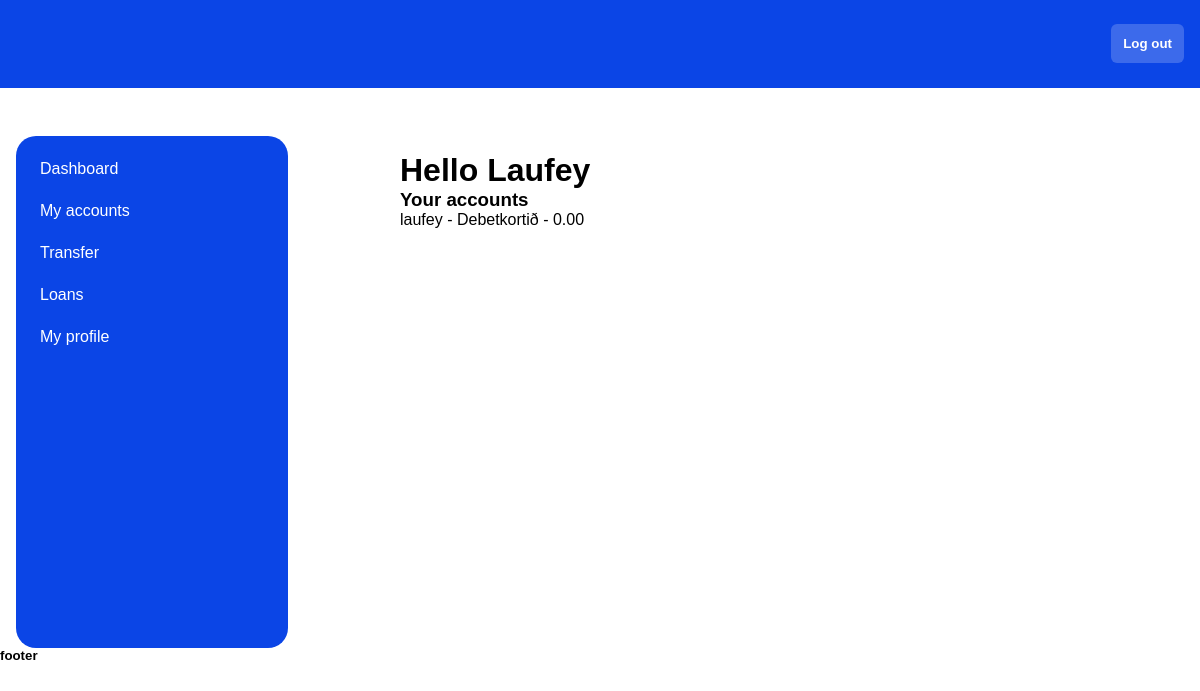
The page /accounts/ (signed in) on the database its author committed.
### bank_app/models.py (models this page shows, shortened)
class Account(models.Model):
   user = models.ForeignKey(User, on_delete=models.CASCADE)
   title = models.CharField(max_length=200)
   balance = models.DecimalField(max_digits=6, decimal_places=2, default=0)
   last_update = models.DateTimeField(auto_now_add=True, null=True)
   class Meta:
      get_latest_by = 'pk'

### bank_app/views.py (the view)
# urls.py: path('accounts/', views.accounts, name='accounts'),
@login_required
def accounts(request):
   user=request.user
   context = {
      'form':createAccount,
      'accounts':Account.objects.all(),
      'user_id':user.id,
      }
   return render(request, 'bank_app/accounts.html', context)

### bank_app/templates/bank_app/accounts.html
{% extends 'bank_app/base/base3.html' %}
{% block content %}
<h3>Your accounts</h3>
{% for account in accounts %}
{% if account.user_id == user_id %}
<li>{{ account.user }} - {{ account.title }} - {{ account.balance }}</li>
{% endif %}
{% endfor %}
{% endblock %}

### bank_app/templates/bank_app/base/base3.html (shortened to what this page needs)
{% load static %}
<!DOCTYPE html>
<html lang="en">
<head>
  <link rel="stylesheet" href="{% static 'css/style2.css' %}">
</head>
<body class="white">
  <nav>
    <ul class="ul2">
      <li>
      </li>
      <li>
        <form action="{% url 'login_app:logout' %}">
          <button>Log out</button>
        </form>
      </li>
    </ul>
  </nav>
  <div class="staff_main">
    <ul class="staff_nav">
      <li>
        <a href="{% url 'bank_app:home' %}">Dashboard</a>
      </li>
      <li>
        <a href="{% url 'bank_app:accounts' %}">
          My accounts
        </a>
      </li>
      <li>
        <a href="{% url 'bank_app:transfer' %}">
          Transfer
        </a>
      </li>
      <li>
        <a href="{% url 'bank_app:loans' %}">
          Loans
        </a>
      </li>
      <li>
        <a href="{% url 'bank_app:profile' %}">
          My profile
        </a>
      </li>
    </ul>
    <div>
      <div>
      <h1 class="hello">Hello {{ user.first_name }}</h1>
      </div>
      {% block content %} {% endblock %}
    </div>
  </div>
<footer>
  <h5>footer</h5>
</footer>
</body>
</html>

### bank_app/static/css/style2.css (style rules this page uses)
* { margin:0; padding: 0; font-family: 'Gill Sans', 'Gill Sans MT', Calibri, 'Trebuchet MS', sans-serif; list-style-type: none; text-decoration: none; }
.ul2 { margin: 0; padding: 0; overflow: hidden; height: 5.5rem; padding: 0 1rem; background-color: #0b45e6; }
.ul2 li { float:left; }
.ul2 li:last-child { float:right; }
.ul2 button { color: white; background-color: rgba(255, 255, 255, 0.2); margin-top: 1.5rem; padding: .75rem; border: none; border-radius: 6px; font-weight: bold; cursor: pointer; }
.hello { margin-top: 1rem; }
.staff_main { margin-top: 3rem; display: grid; grid-template-columns: 1fr 2fr; }
.staff_nav { display: block; background-color: rgb(11, 69, 230); width: 20vw; height: 60vh; padding: 1rem; border-radius: 20px; display: flex; flex-flow: column; gap: .5rem; margin-left: 1rem; }
.staff_nav li { padding: .5rem; border-radius: 15px; }
.staff_nav li a { color: white; }
form { display: flex; flex-flow: column; gap: 1rem; }

### rows shown on the page
Account: user "laufey", title "Debetkortið", balance "0.00"

### other values the page prints
{{ user.first_name }} "Laufey"
